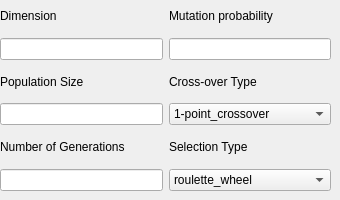
    <widget class="QWidget" name="GA_3">
     <widget class="QWidget" name="horizontalLayoutWidget_6">
      <property name="geometry">
       <rect>
        <x>0</x>
        <y>0</y>
        <width>331</width>
        <height>191</height>
       </rect>
      </property>
      <layout class="QHBoxLayout" name="horizontalLayout_7">
       <item>
        <layout class="QVBoxLayout" name="verticalLayout_4">
         <item>
          <widget class="QLabel" name="label_55">
           <property name="text">
            <string>Dimension</string>
           </property>
          </widget>
         </item>
         <item>
          <widget class="QLineEdit" name="GA_dim_3"/>
         </item>
         <item>
          <widget class="QLabel" name="label_56">
           <property name="text">
            <string>Population Size</string>
           </property>
          </widget>
         </item>
         <item>
          <widget class="QLineEdit" name="GA_popSize_3"/>
         </item>
         <item>
          <widget class="QLabel" name="label_57">
           <property name="text">
            <string>Number of Generations</string>
           </property>
          </widget>
         </item>
         <item>
          <widget class="QLineEdit" name="GA_numOfGens_3"/>
         </item>
        </layout>
       </item>
       <item>
        <layout class="QVBoxLayout" name="verticalLayout_22">
         <item>
          <widget class="QLabel" name="label_58">
           <property name="text">
            <string>Mutation probability</string>
           </property>
          </widget>
         </item>
         <item>
          <widget class="QLineEdit" name="GA_mutProb_3"/>
         </item>
         <item>
          <widget class="QLabel" name="label_59">
           <property name="text">
            <string>Cross-over Type</string>
           </property>
          </widget>
         </item>
         <item>
          <widget class="QComboBox" name="GA_crossType_3">
           <item>
            <property name="text">
             <string>1-point_crossover</string>
            </property>
           </item>
           <item>
            <property name="text">
             <string>2-point_crossover</string>
            </property>
           </item>
           <item>
            <property name="text">
             <string>uniform_crossover</string>
            </property>
           </item>
          </widget>
         </item>
         <item>
          <widget class="QLabel" name="label_60">
           <property name="text">
            <string>Selection Type</string>
           </property>
          </widget>
         </item>
         <item>
          <widget class="QComboBox" name="GA_selectType_3">
           <item>
            <property name="text">
             <string>roulette_wheel</string>
            </property>
           </item>
           <item>
            <property name="text">
             <string>tournament_selection</string>
            </property>
           </item>
          </widget>
         </item>
        </layout>
       </item>
      </layout>
     </widget>
    </widget>
